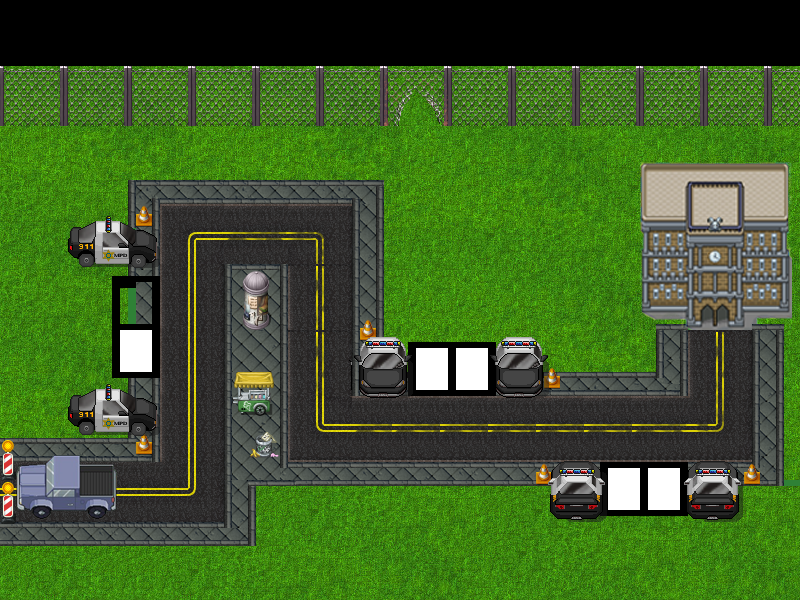

The image is a tile-based game level rendered from a .tmx file. Its description and source (layers, tilesets, objects; grid data summarised) follow:
An orthogonal 100x100 tile map with 8x6 px tiles, 3 tile layers (terreno, Capa de patrones 1, Capa superior), 11 tilesets and 8 objects (6x plaza, spawn, banco).

<map version="1.0" orientation="orthogonal" renderorder="right-down" width="100" height="100" tilewidth="8" tileheight="6" nextobjectid="47">
 <tileset firstgid="1" name="carreteras" tilewidth="8" tileheight="6" tilecount="3072" columns="48">
  <image source="carreteras.png" width="384" height="384" />
 </tileset>
 <tileset firstgid="3073" name="carreteras2" tilewidth="8" tileheight="6" tilecount="3072" columns="48">
  <image source="carreteras2.png" width="384" height="384" />
 </tileset>
 <tileset firstgid="6145" name="cocheSpawn" tilewidth="8" tileheight="6" tilecount="357" columns="21">
  <image source="cocheSpawn.png" width="171" height="107" />
 </tileset>
 <tileset firstgid="6754" name="banco" tilewidth="8" tileheight="6" tilecount="2100" columns="50">
  <image source="rustboro_metropolis_by_princelegendario-d2kkuab.png" width="400" height="256" />
 </tileset>
 <tileset firstgid="8854" name="blanco" tilewidth="8" tileheight="6" tilecount="15750" columns="150">
  <image source="white.jpg" width="1200" height="630" />
  <tile id="1828">
   <properties>
    <property name="hola" value="adios" />
   </properties>
  </tile>
  <tile id="1829">
   <properties>
    <property name="hola" value="adios" />
   </properties>
  </tile>
  <tile id="1830">
   <properties>
    <property name="hola" value="adios" />
   </properties>
  </tile>
  <tile id="1831">
   <properties>
    <property name="hola" value="adios" />
   </properties>
  </tile>
  <tile id="1978">
   <properties>
    <property name="hola" value="adios" />
   </properties>
  </tile>
  <tile id="1979">
   <properties>
    <property name="hola" value="adios" />
   </properties>
  </tile>
  <tile id="1980">
   <properties>
    <property name="hola" value="adios" />
   </properties>
  </tile>
  <tile id="1981">
   <properties>
    <property name="hola" value="adios" />
   </properties>
  </tile>
  <tile id="2128">
   <properties>
    <property name="hola" value="adios" />
   </properties>
  </tile>
  <tile id="2129">
   <properties>
    <property name="hola" value="adios" />
   </properties>
  </tile>
  <tile id="2130">
   <properties>
    <property name="hola" value="adios" />
   </properties>
  </tile>
  <tile id="2131">
   <properties>
    <property name="hola" value="adios" />
   </properties>
  </tile>
  <tile id="2278">
   <properties>
    <property name="hola" value="adios" />
   </properties>
  </tile>
  <tile id="2279">
   <properties>
    <property name="hola" value="adios" />
   </properties>
  </tile>
  <tile id="2280">
   <properties>
    <property name="hola" value="adios" />
   </properties>
  </tile>
  <tile id="2281">
   <properties>
    <property name="hola" value="adios" />
   </properties>
  </tile>
  <tile id="2428">
   <properties>
    <property name="hola" value="adios" />
   </properties>
  </tile>
  <tile id="2429">
   <properties>
    <property name="hola" value="adios" />
   </properties>
  </tile>
  <tile id="2430">
   <properties>
    <property name="hola" value="adios" />
   </properties>
  </tile>
  <tile id="2431">
   <properties>
    <property name="hola" value="adios" />
   </properties>
  </tile>
  <tile id="2578">
   <properties>
    <property name="hola" value="adios" />
   </properties>
  </tile>
  <tile id="2579">
   <properties>
    <property name="hola" value="adios" />
   </properties>
  </tile>
  <tile id="2580">
   <properties>
    <property name="hola" value="adios" />
   </properties>
  </tile>
  <tile id="2581">
   <properties>
    <property name="hola" value="adios" />
   </properties>
  </tile>
  <tile id="2728">
   <properties>
    <property name="hola" value="adios" />
   </properties>
  </tile>
  <tile id="2729">
   <properties>
    <property name="hola" value="adios" />
   </properties>
  </tile>
  <tile id="2730">
   <properties>
    <property name="hola" value="adios" />
   </properties>
  </tile>
  <tile id="2731">
   <properties>
    <property name="hola" value="adios" />
   </properties>
  </tile>
 </tileset>
 <tileset firstgid="24604" name="negro" tilewidth="8" tileheight="6" tilecount="55500" columns="250">
  <image source="black.png" width="2000" height="1333" />
 </tileset>
 <tileset firstgid="80104" name="cochePoli" tilewidth="8" tileheight="6" tilecount="3072" columns="48">
  <image source="autodepolicia.png" width="384" height="384" />
 </tileset>
 <tileset firstgid="83176" name="terrain" tilewidth="8" tileheight="6" tilecount="9856" columns="64">
  <image source="terrain.png" width="512" height="928" />
 </tileset>
 <tileset firstgid="93032" name="acera" tilewidth="8" tileheight="6" tilecount="16384" columns="128">
  <image source="acera.png" width="1024" height="768" />
 </tileset>
 <tileset firstgid="109416" name="urbanAtrezzo" tilewidth="8" tileheight="6" tilecount="5440" columns="64">
  <image source="urban_streets_c_by_schwarzenacht-d8cmhcy.png" width="512" height="512" />
 </tileset>
 <tileset firstgid="114856" name="grass" tilewidth="8" tileheight="6" tilecount="7500" columns="75">
  <image source="121_tile_ZooBoing-com_Grass.jpg86af7810-d636-43d5-8737-e7527e8ba21cLarge.jpg" width="600" height="600" />
 </tileset>
 <layer name="terreno" width="100" height="100">
  <data>[10000 cells, 8893 non-empty, 962 distinct tile ids]</data>
 </layer>
 <layer name="Capa de patrones 1" width="100" height="100">
  <data>[10000 cells, 4662 non-empty, 1963 distinct tile ids]</data>
 </layer>
 <layer name="Capa superior" width="100" height="100">
  <data>[10000 cells, 1956 non-empty, 909 distinct tile ids]</data>
 </layer>
 <objectgroup name="plazas" offsetx="0.5" offsety="1.5">
  <object id="12" name="spawn" x="80" y="464" width="34" height="32" visible="0" />
  <object id="34" name="plaza1" type="plaza" gid="9459" x="119.5" y="322.5" width="31.5" height="42">
   <properties>
    <property name="ocupada" type="bool" value="false" />
   </properties>
  </object>
  <object id="35" name="plaza2" type="plaza" gid="9459" x="119.75" y="370.5" width="31.5" height="42">
   <properties>
    <property name="ocupada" type="bool" value="false" />
   </properties>
  </object>
  <object id="36" name="plaza3" type="plaza" gid="9459" x="415.75" y="388" width="31.5" height="42">
   <properties>
    <property name="ocupada" type="bool" value="false" />
   </properties>
  </object>
  <object id="37" name="plaza4" type="plaza" gid="9459" x="455.75" y="388.5" width="31.5" height="42">
   <properties>
    <property name="ocupada" type="bool" value="false" />
   </properties>
  </object>
  <object id="38" name="plaza5" type="plaza" gid="9459" x="607.583" y="508.333" width="31.5" height="42">
   <properties>
    <property name="ocupada" type="bool" value="false" />
   </properties>
  </object>
  <object id="39" name="plaza6" type="plaza" gid="9459" x="647.583" y="509" width="31.5" height="42">
   <properties>
    <property name="ocupada" type="bool" value="false" />
   </properties>
  </object>
  <object id="46" name="banco" type="banco" x="686.833" y="326.5" width="64.6667" height="3.33333" visible="0">
   <properties>
    <property name="dinero" type="int" value="0" />
   </properties>
  </object>
 </objectgroup>
</map>
